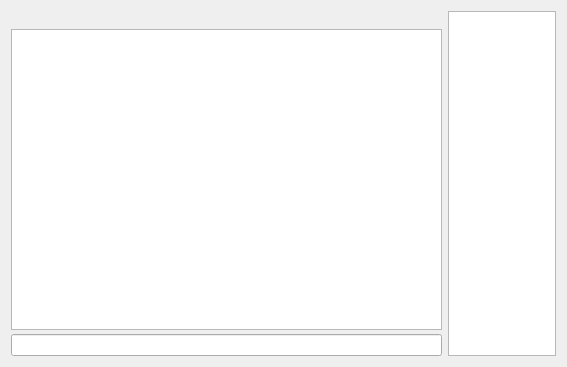
<?xml version="1.0" encoding="UTF-8"?>
<ui version="4.0">
 <class>ChatRoomWindow</class>
 <widget class="QWidget" name="ChatRoomWindow">
  <property name="geometry">
   <rect>
    <x>0</x>
    <y>0</y>
    <width>567</width>
    <height>367</height>
   </rect>
  </property>
  <property name="windowTitle">
   <string>Form</string>
  </property>
  <layout class="QGridLayout" name="gridLayout">
   <item row="0" column="0">
    <layout class="QHBoxLayout" name="horizontalLayout" stretch="4,1">
     <property name="sizeConstraint">
      <enum>QLayout::SetNoConstraint</enum>
     </property>
     <item>
      <layout class="QVBoxLayout" name="verticalLayout">
       <property name="spacing">
        <number>4</number>
       </property>
       <item>
        <widget class="QLabel" name="chatRoomName">
         <property name="text">
          <string/>
         </property>
        </widget>
       </item>
       <item>
        <widget class="QTextBrowser" name="textBrowser">
         <property name="sizePolicy">
          <sizepolicy hsizetype="Expanding" vsizetype="Expanding">
           <horstretch>1</horstretch>
           <verstretch>1</verstretch>
          </sizepolicy>
         </property>
         <property name="openExternalLinks">
          <bool>true</bool>
         </property>
         <property name="openLinks">
          <bool>false</bool>
         </property>
        </widget>
       </item>
       <item>
        <widget class="QLineEdit" name="textInput">
         <property name="sizePolicy">
          <sizepolicy hsizetype="Expanding" vsizetype="Fixed">
           <horstretch>1</horstretch>
           <verstretch>0</verstretch>
          </sizepolicy>
         </property>
        </widget>
       </item>
      </layout>
     </item>
     <item>
      <widget class="QListWidget" name="userList">
       <property name="sizePolicy">
        <sizepolicy hsizetype="Expanding" vsizetype="Expanding">
         <horstretch>1</horstretch>
         <verstretch>1</verstretch>
        </sizepolicy>
       </property>
      </widget>
     </item>
    </layout>
   </item>
  </layout>
 </widget>
 <resources/>
 <connections/>
</ui>
